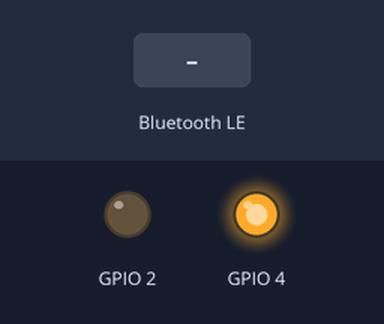
Simulated run of this program. Board: ESP32. Parts: output pins drawn as LEDs (lit = HIGH). The test bench sets the inputs (shaded band). Nothing arrives over Bluetooth unless stated; a phone connects over Bluetooth LE 3 s after start; what the program prints to the serial monitor is not drawn.

Above: at 0.9 s.
1.0 s: Bluetooth LE write "1" received
Timing chart, 0 to 4.0 s (numbered marks = the images above; inputs shaded):
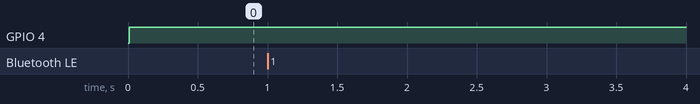

Measured:
- after the input at 1.0 s, every drawn part: stays the same

The program:

main.cpp
```cpp
#include <Arduino.h>
#include <BLE.h>
#include "HLW8032.h"
#include <SoftwareSerial.h>

HLW8032 HLW;
BLE myBLE;

xTaskHandle Read_VI_Task;

bool Over_Current = 0;
bool Over_Voltage = 0;
bool Bluetooth_Connected = 0;

float Current_val = 0;
float Voltage_val = 0;

void read_VI(void *pvParam)
{
  while (1)
  {
    HLW.SerialReadLoop();
    if (HLW.SerialRead)
    {
      Current_val = HLW.GetCurrent();
      Voltage_val = HLW.GetVol();
    }
  }
}

void bluetooth_connect_task(void *pvParam)
{
  while (1)
  {
    while (!myBLE.BLE_Connect_Status())
      ;
    Serial.println("BLE Connected!!!");
    Serial.println(myBLE.RxData());
    while (myBLE.BLE_Connect_Status())
      ;
    Serial.println("BLE Disonnected!!!");
    ;
  }
}

void blink(void *pvParam)
{
  while (1)
  {
    digitalWrite(2, HIGH);
    vTaskDelay(1000 / portTICK_PERIOD_MS);
    digitalWrite(2, LOW);
    vTaskDelay(1000 / portTICK_PERIOD_MS);
  }
}

void setup()
{
  Serial.begin(9600);
  HLW.begin(Serial1, 4);
  pinMode(2, OUTPUT);
  myBLE.BLE_INIT();
  Serial.println();
  Serial.println("Welconme to MAGENTA!");
  Serial.println("The device ready to pair for charging experience!");
  // Defineing RTOS Tasks
  // xTaskCreate(read_VI, "READ_VI", 1024, NULL, 1, &Read_VI_Task);
  xTaskCreate(bluetooth_connect_task, "BLUETOOTH_CONNECT_TASK", 2048, NULL, 2, NULL);
  xTaskCreate(blink, "BLINK", 512, NULL, 1, NULL);
  // Suspending VI Read task
  vTaskSuspend(Read_VI_Task);
}

void loop()
{
}
```

BLE.h
```cpp
#include <Arduino.h>
#include <BLEDevice.h>
#include <BLEServer.h>
#include <BLEUtils.h>
#include <BLE2902.h>

class BLE
{
private:
    /* data */
public:
    BLE();
    void BLE_INIT();
    bool BLE_Connect_Status();
    void BLE_Tx();
    char *RxData();
};
```

BLE.cpp
```cpp
#include <Arduino.h>
#include <stdio.h>
#include <iostream>
#include <cstring>
#include <string>
#include <BLEDevice.h>
#include <BLEServer.h>
#include <BLEUtils.h>
#include <BLE2902.h>
#include <BLE.h>

#define SERVICE_UUID "6E400001-B5A3-F393-E0A9-E50E24DCCA9E"
#define CHARACTERISTIC_UUID_RX "6E400002-B5A3-F393-E0A9-E50E24DCCA9E"
#define CHARACTERISTIC_UUID_TX "6E400003-B5A3-F393-E0A9-E50E24DCCA9E"

BLEServer *pServer = NULL;
BLECharacteristic *pTxCharacteristic;
bool deviceConnected = false;
bool oldDeviceConnected = false;
uint8_t txValue = 0;
std::string rxValue;

void BLE::BLE_Tx()
{
    if (deviceConnected)
    {
        pTxCharacteristic->setValue(&txValue, 1);
        pTxCharacteristic->notify();
        txValue++;
        delay(10); // bluetooth stack will go into congestion, if too many packets are sent
    }
    // disconnecting
    if (!deviceConnected && oldDeviceConnected)
    {
        delay(500);                  // give the bluetooth stack the chance to get things ready
        pServer->startAdvertising(); // restart advertising
        Serial.println("start advertising");
        oldDeviceConnected = deviceConnected;
    }
    // connecting
    if (deviceConnected && !oldDeviceConnected)
    {
        // do stuff here on connecting
        oldDeviceConnected = deviceConnected;
    }
};

bool BLE::BLE_Connect_Status()
{
    return deviceConnected;
};

char *BLE::RxData()
{
    char *RX = new char[rxValue.length() + 1];
    strcpy(RX, rxValue.c_str());
    if (rxValue.length() > 0)
    {
      Serial.print("Received Value: ");
      for (int i = 0; i < rxValue.length(); i++)
        Serial.print(rxValue[i]);
      Serial.println();
    }
    return RX;
};

class MyServerCallbacks : public BLEServerCallbacks
{
    void onConnect(BLEServer *pServer)
    {
        deviceConnected = true;
    };

    void onDisconnect(BLEServer *pServer)
    {
        deviceConnected = false;
    }
};

class MyCallbacks : public BLECharacteristicCallbacks
{
    void onWrite(BLECharacteristic *pCharacteristic)
    {
        rxValue = pCharacteristic->getValue();
    }
};

BLE::BLE(/* args */)
{
};

void BLE::BLE_INIT()
{
    // Create the BLE Device
    BLEDevice::init("MAGENTA CHARGER 001");

    // Create the BLE Server
    pServer = BLEDevice::createServer();
    pServer->setCallbacks(new MyServerCallbacks());

    // Create the BLE Service
    BLEService *pService = pServer->createService(SERVICE_UUID);

    // Create a BLE Characteristic
    pTxCharacteristic = pService->createCharacteristic(CHARACTERISTIC_UUID_TX, BLECharacteristic::PROPERTY_NOTIFY);
    pTxCharacteristic->addDescriptor(new BLE2902());
    BLECharacteristic *pRxCharacteristic = pService->createCharacteristic(CHARACTERISTIC_UUID_RX, BLECharacteristic::PROPERTY_WRITE);
    pRxCharacteristic->setCallbacks(new MyCallbacks());

    // Start the service
    pService->start();
    // Start advertising
    pServer->getAdvertising()->start();
    // Serial.println("Waiting a client connection to notify...");
};
```
